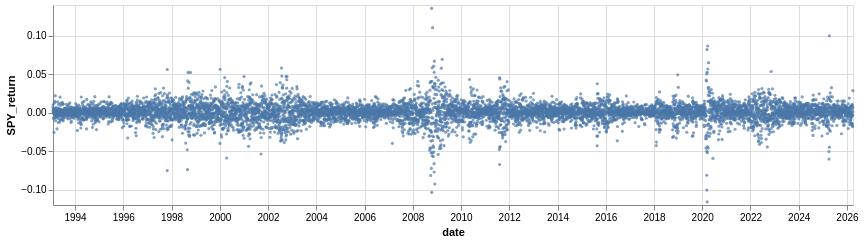

The notebook cell saved with this chart:
### Code cell
chart = alt.Chart(test_df.dropna().reset_index()).mark_circle(size=10).encode(
    x='date:T',
    y=ETF + '_return:Q'
)
chart.properties(height=200, width=800)

### Figure 1 — Vega-Lite specification as saved in the notebook (floating-point values rounded to 4 significant figures; data arrays with more than 128 entries replaced by an {"elided": "..."} marker saying what was removed)
{"config": {"view": {"continuousWidth": 300, "continuousHeight": 300}}, "data": {"name": "data-1db9482757bda929d28d31e184f8c3d9"}, "mark": {"type": "circle", "size": 10}, "encoding": {"x": {"field": "date", "type": "temporal"}, "y": {"field": "SPY_return", "type": "quantitative"}}, "height": 200, "width": 800, "$schema": "https://vega.github.io/schema/vega-lite/v6.1.0.json", "datasets": {"data-1db9482757bda929d28d31e184f8c3d9": {"elided": "8350 records"}}}
